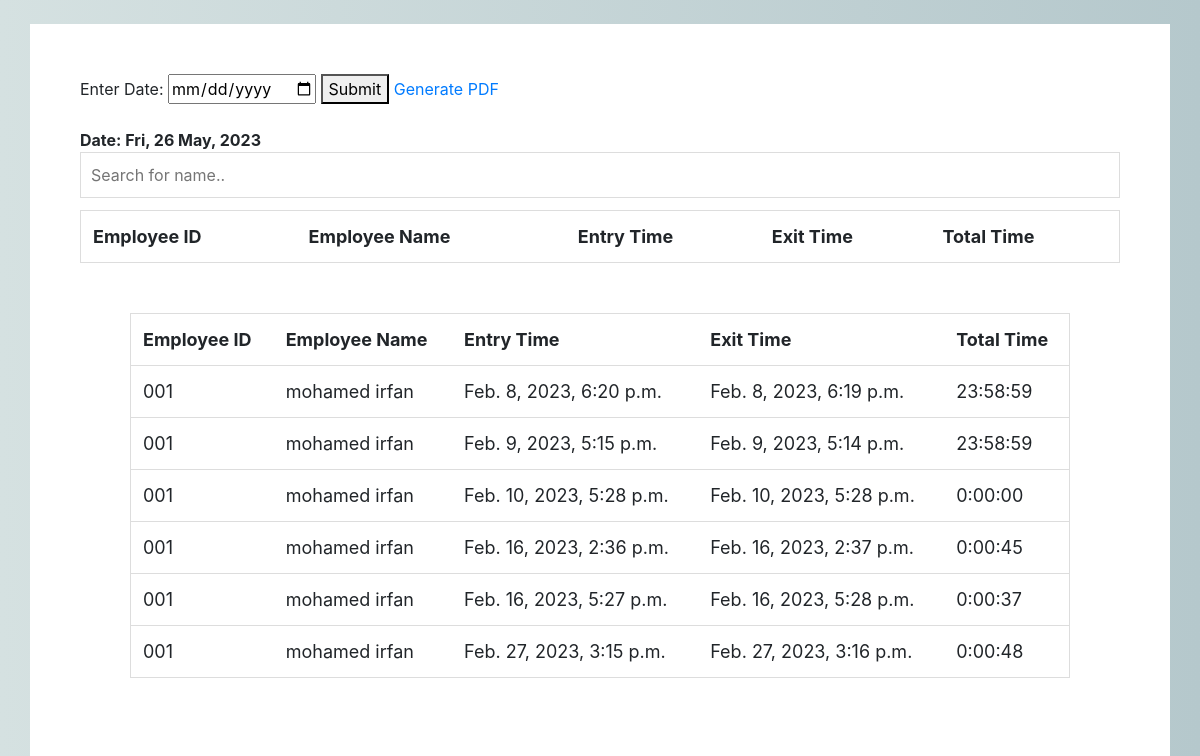
/report/, run on an earlier commit of the app's database.
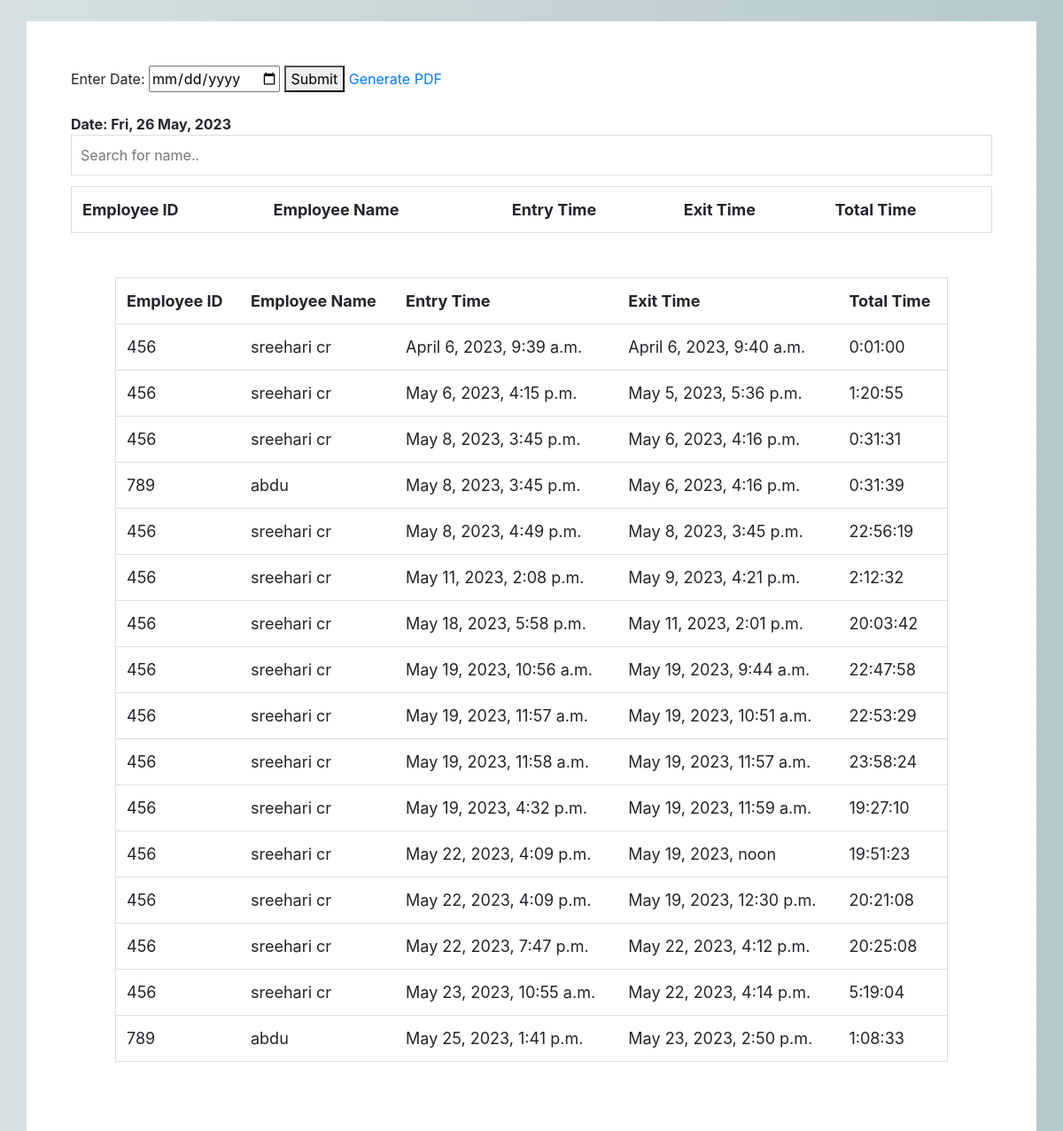
And on a later commit of the database.
### app/models.py (models this page shows, shortened)
class Employee(models.Model):
	user = models.OneToOneField(Login, on_delete=models.CASCADE, related_name='user')
	id = models.CharField(primary_key=True, max_length=10)
	name=models.CharField(max_length=50)
	contact_number = models.CharField(max_length=50)
	date_of_birth = models.CharField(max_length=50)
	date_of_joining = models.CharField(max_length=50)
	department = models.CharField(max_length=50)
	designation = models.CharField(max_length=50)
	gender = models.CharField(max_length=50, choices=sex_choice)
	team = models.CharField(max_length=50)
	def __str__(self):
		return self.name

class Detected_in(models.Model):
	emp_id = models.ForeignKey(Employee, on_delete=models.CASCADE, null=True)
	entry = models.DateTimeField()
	photo = models.ImageField(upload_to='detected/', default='app/facerec/detected/noimg.png')

class Detected_out(models.Model):
	emp_id = models.ForeignKey(Employee, on_delete=models.CASCADE, null=True)
	out = models.DateTimeField()
	photo = models.ImageField(upload_to='detected/', default='app/facerec/detected/noimg.png')

### app/views.py (the view, shortened to what this page needs)
# urls.py: path('report/',views.reportt,name='report'),
def reportt(request):
    if request.method == 'GET':
        date_formatted = datetime.datetime.today().date()
        date = request.GET.get('search_box', None)
        if date is not None:
            date_formatted = datetime.datetime.strptime(date, "%Y-%m-%d").date()
        det_list_out = Detected_out.objects.filter(out__date=date_formatted).order_by('out').reverse()
        det_list_in = Detected_in.objects.filter(entry__date=date_formatted).order_by('entry').reverse()
        report1 = report.objects.filter(entry__date=date_formatted).order_by('emp_id_id').reverse()
        report_in = Detected_in.objects.all()
        report_out = Detected_out.objects.all()
        attendance_data = []
        report_data = []
        for rep_in, rep_out in zip(report_in, report_out):
            if rep_in.emp_id_id == rep_out.emp_id_id:
                total_time = rep_out.out - rep_in.entry
                total_time_str = str(datetime.timedelta(seconds=total_time.seconds))
                report_data.append({
                    'employee_id': rep_in.emp_id_id,
                    'employee_name': rep_in.emp_id,
                    'entry_time': rep_in.entry,
                    'exit_time': rep_out.out,
                    'total_time': total_time_str,
                })
        context = {
            'attendance_data': attendance_data,
            'report_data': report_data,
            'date': date_formatted,
            'report1': report1,
        }
    return render(request, 'app/report.html', context)

### app/templates/app/report.html (shortened to what this page needs)
{% extends 'base.html' %}
{% load static %}
{% load crispy_forms_tags %}
{% block content %}
<div class="container" style="background-color: white; padding: 50px;">
<form method="get" action="." style="margin: 0">
    Enter Date: <input id="search_submit" type="date" name="search_box">
    <button id="search_submit" type="submit">Submit</button>
	<a href="{% url 'report_pdf' %}">Generate PDF</a>
</form>
<br>
<strong>Date: {{ date|date:"D, d M, Y" }}</strong>
  <input type="text" id="myInput" onkeyup="myFunction()" placeholder="Search for name.." style="float: right; padding: 10px;">
  <br>
<table id="myTable">
 	<thead>
			<tr>
				<th>Employee ID</th>
				<th>Employee Name</th>
				<th>Entry Time</th>
				<th>Exit Time</th>
				<th>Total Time</th>
			</tr>
		</thead>
	</table>
<div class="container" style="background-color: white; padding: 50px;">
<table id="myTable">
 	<thead>
			<tr>
				<th>Employee ID</th>
				<th>Employee Name</th>
				<th>Entry Time</th>
				<th>Exit Time</th>
				<th>Total Time</th>
			</tr>
		</thead>
		<tbody>
			{% for data in report_data %}
				<tr>
					<td>{{ data.employee_id }}</td>
					<td>{{ data.employee_name }}</td>
					<td>{{ data.entry_time }}</td>
					<td>{{ data.exit_time }}</td>
					<td>{{ data.total_time }}</td>
				</tr>
			{% endfor %}
		</tbody>
	</table>
{% endblock %}

What changed in the data, as far as the page shows it:
removed Employee: employee_id "001", employee_name "mohamed irfan", entry_time "Feb. 8, 2023, 6:20 p.m.", exit_time "Feb. 8, 2023, 6:19 p.m.", total_time "23:58:59", entry_time "Feb. 9, 2023, 5:15 p.m.", exit_time "Feb. 9, 2023, 5:14 p.m.", entry_time "Feb. 10, 2023, 5:28 p.m.", exit_time "Feb. 10, 2023, 5:28 p.m.", total_time "0:00:00", entry_time "Feb. 16, 2023, 2:36 p.m.", exit_time "Feb. 16, 2023, 2:37 p.m.", total_time "0:00:45", entry_time "Feb. 16, 2023, 5:27 p.m.", exit_time "Feb. 16, 2023, 5:28 p.m.", total_time "0:00:37", entry_time "Feb. 27, 2023, 3:15 p.m.", exit_time "Feb. 27, 2023, 3:16 p.m.", total_time "0:00:48"
added Employee: employee_id "456", employee_name "sreehari cr", entry_time "April 6, 2023, 9:39 a.m.", exit_time "April 6, 2023, 9:40 a.m.", total_time "0:01:00", entry_time "May 6, 2023, 4:15 p.m.", exit_time "May 5, 2023, 5:36 p.m.", total_time "1:20:55", entry_time "May 8, 2023, 3:45 p.m.", exit_time "May 6, 2023, 4:16 p.m.", total_time "0:31:31", entry_time "May 8, 2023, 4:49 p.m.", exit_time "May 8, 2023, 3:45 p.m.", total_time "22:56:19", entry_time "May 11, 2023, 2:08 p.m.", exit_time "May 9, 2023, 4:21 p.m.", total_time "2:12:32", entry_time "May 18, 2023, 5:58 p.m.", exit_time "May 11, 2023, 2:01 p.m.", total_time "20:03:42", entry_time "May 19, 2023, 10:56 a.m.", exit_time "May 19, 2023, 9:44 a.m.", total_time "22:47:58", entry_time "May 19, 2023, 11:57 a.m.", exit_time "May 19, 2023, 10:51 a.m.", total_time "22:53:29", entry_time "May 19, 2023, 11:58 a.m.", exit_time "May 19, 2023, 11:57 a.m.", total_time "23:58:24", entry_time "May 19, 2023, 4:32 p.m.", exit_time "May 19, 2023, 11:59 a.m.", total_time "19:27:10", entry_time "May 22, 2023, 4:09 p.m.", exit_time "May 19, 2023, noon", total_time "19:51:23", exit_time "May 19, 2023, 12:30 p.m.", total_time "20:21:08", entry_time "May 22, 2023, 7:47 p.m.", exit_time "May 22, 2023, 4:12 p.m.", total_time "20:25:08", entry_time "May 23, 2023, 10:55 a.m.", exit_time "May 22, 2023, 4:14 p.m.", total_time "5:19:04"
added Employee: employee_id "789", employee_name "abdu", entry_time "May 8, 2023, 3:45 p.m.", exit_time "May 6, 2023, 4:16 p.m.", total_time "0:31:39", entry_time "May 25, 2023, 1:41 p.m.", exit_time "May 23, 2023, 2:50 p.m.", total_time "1:08:33"
